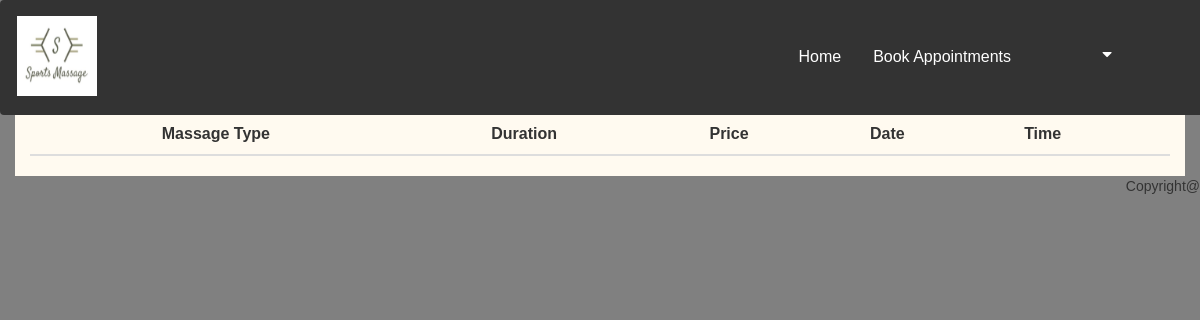
/BookAppointment.php, run on an earlier commit of the app's database.
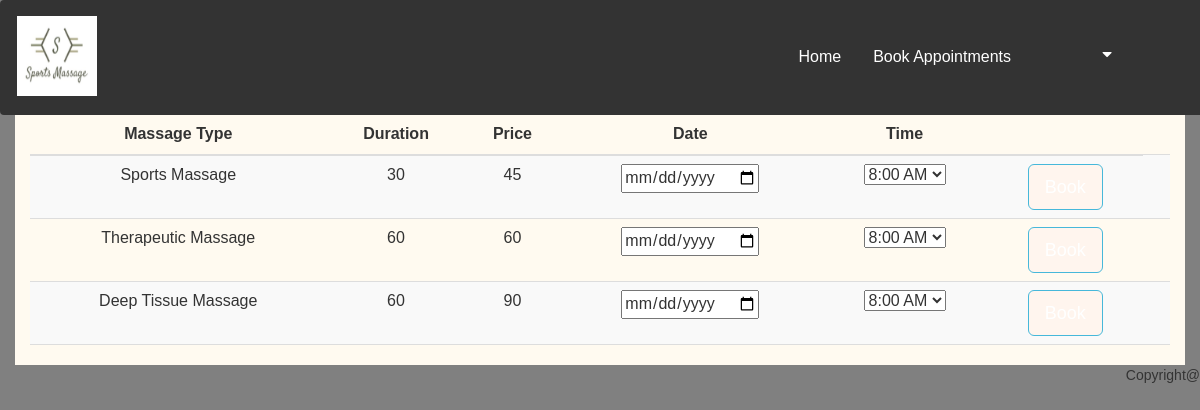
And on a later commit of the database.
### tables this page shows
CREATE TABLE `services` (
  `ServiceId` int(11) NOT NULL,
  `MassageType` varchar(50) NOT NULL,
  `Duration` int(11) NOT NULL,
  `Amount` decimal(10,0) NOT NULL
);

### BookAppointment.php (the view, shortened to what this page needs)
<?php
require 'dbconnect.php';
$query = "SELECT * FROM services";
$result = mysqli_query($mysqli, $query);
?>
<html>
<head>
  <link rel="stylesheet" type="text/css" href="stylesheet.css">
  <link rel="stylesheet" href="https://maxcdn.bootstrapcdn.com/bootstrap/3.4.0/css/bootstrap.min.css">
  <?php require("usertab.php"); ?>
</head>
<body>
  <div class="flex-container container">
    <table class="table table-striped">
      <thead>
        <tr>
          <th>Massage Type</th>
          <th>Duration</th>
          <th>Price</th>
          <th>Date</th>
          <th>Time</th>
          <th></th>
        </tr>
      </thead>
      <tbody>
        <?php while ($row = mysqli_fetch_array($result)) { ?>
          <form method="POST" action="insertbookappointment.php">
            <tr class="ptr" id="what">
              <td><input type="hidden" name="massagetype" value="<?php echo $row['MassageType'] ?>" /><?php echo $row['MassageType'] ?></td>
              <td><input type="hidden" name="duration" value="<?php echo $row['Duration'] ?>" /><?php echo $row['Duration'] ?></td>
              <td><input type="hidden" name="amount" value="<?php echo $row['Amount'] ?>" /><?php echo $row['Amount'] ?></td>
              <td><input type="date" id="date" name="date" /></td>
              <td>
                <select name="time" id="time">
                  <option value="8:00">8:00 AM</option>
                </select>
              </td>
              <td>
                <button type="button" value="Book" class="btn btn-info btn-lg mmodal" data-toggle="modal" data-target="">Book</button>
              </td>
              <td>
              </td>
            </tr>
          </form>
        <?php } ?>
      </tbody>
    </table>
  </div>
</body>
<?php require("footer.php"); ?>
</html>

What changed in the data, as far as the page shows it:
added services: MassageType "Sports Massage", Duration "30", Amount "45"
added services: MassageType "Therapeutic Massage", Duration "60", Amount "60"
added services: MassageType "Deep Tissue Massage", Duration "60", Amount "90"
